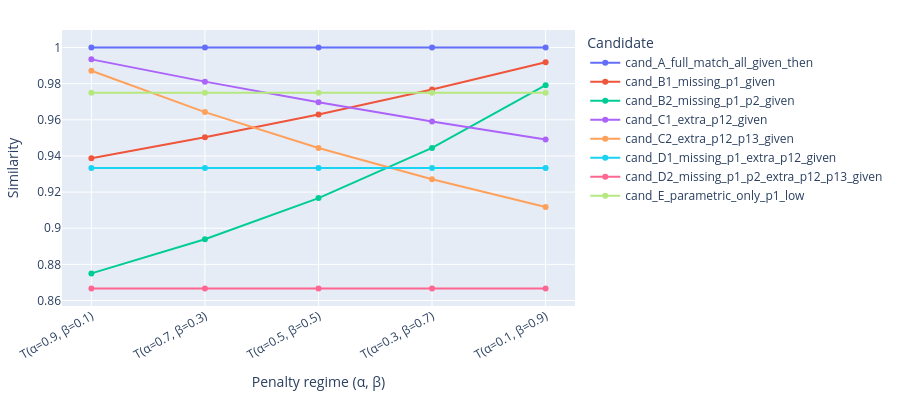

Notebook code for this chart:
### Code cell
import plotly.express as px
import pandas as pd

# rótulo legível para cada regime de pesos
df_plot = df_w.copy()
df_plot["penalty_regime"] = df_plot.apply(
    lambda r: f"T(α={r['alpha']:.1f}, β={r['beta']:.1f})",
    axis=1
)

regime_order = sorted(df_plot["penalty_regime"].unique())
df_plot["penalty_regime"] = pd.Categorical(
    df_plot["penalty_regime"],
    categories=regime_order,
    ordered=True
)

fig = px.line(
    df_plot,
    x="penalty_regime",
    y="similarity_result",
    color="candidate_name",
    markers=True,
    labels={
        "penalty_regime": "Penalty regime (α, β)",
        "similarity_result": "Similarity",
        "candidate_name": "Candidate"
    }
)

fig.update_traces(mode="lines+markers")

fig.update_layout(
    width=900,
    height=400,
    margin=dict(l=60, r=20, t=30, b=80),
    xaxis_tickangle=-30
)

fig.show()

### Figure 1 — Plotly figure (JSON) as saved in the notebook; plotly's stock layout.template omitted (floating-point values rounded to 4 significant figures)
{"data": [{"hovertemplate": "Candidate=cand_A_full_match_all_given_then<br>Penalty regime (α, β)=%{x}<br>Similarity=%{y}<extra></extra>", "legendgroup": "cand_A_full_match_all_given_then", "line": {"color": "#636efa", "dash": "solid"}, "marker": {"symbol": "circle"}, "mode": "lines+markers", "name": "cand_A_full_match_all_given_then", "orientation": "v", "showlegend": true, "type": "scatter", "x": ["T(α=0.9, β=0.1)", "T(α=0.7, β=0.3)", "T(α=0.5, β=0.5)", "T(α=0.3, β=0.7)", "T(α=0.1, β=0.9)"], "xaxis": "x", "y": [1.0, 1.0, 1.0, 1.0, 1.0], "yaxis": "y"}, {"hovertemplate": "Candidate=cand_B1_missing_p1_given<br>Penalty regime (α, β)=%{x}<br>Similarity=%{y}<extra></extra>", "legendgroup": "cand_B1_missing_p1_given", "line": {"color": "#EF553B", "dash": "solid"}, "marker": {"symbol": "circle"}, "mode": "lines+markers", "name": "cand_B1_missing_p1_given", "orientation": "v", "showlegend": true, "type": "scatter", "x": ["T(α=0.9, β=0.1)", "T(α=0.7, β=0.3)", "T(α=0.5, β=0.5)", "T(α=0.3, β=0.7)", "T(α=0.1, β=0.9)"], "xaxis": "x", "y": [0.9388, 0.9504, 0.963, 0.9767, 0.9919], "yaxis": "y"}, {"hovertemplate": "Candidate=cand_B2_missing_p1_p2_given<br>Penalty regime (α, β)=%{x}<br>Similarity=%{y}<extra></extra>", "legendgroup": "cand_B2_missing_p1_p2_given", "line": {"color": "#00cc96", "dash": "solid"}, "marker": {"symbol": "circle"}, "mode": "lines+markers", "name": "cand_B2_missing_p1_p2_given", "orientation": "v", "showlegend": true, "type": "scatter", "x": ["T(α=0.9, β=0.1)", "T(α=0.7, β=0.3)", "T(α=0.5, β=0.5)", "T(α=0.3, β=0.7)", "T(α=0.1, β=0.9)"], "xaxis": "x", "y": [0.875, 0.8939, 0.9167, 0.9444, 0.9792], "yaxis": "y"}, {"hovertemplate": "Candidate=cand_C1_extra_p12_given<br>Penalty regime (α, β)=%{x}<br>Similarity=%{y}<extra></extra>", "legendgroup": "cand_C1_extra_p12_given", "line": {"color": "#ab63fa", "dash": "solid"}, "marker": {"symbol": "circle"}, "mode": "lines+markers", "name": "cand_C1_extra_p12_given", "orientation": "v", "showlegend": true, "type": "scatter", "x": ["T(α=0.9, β=0.1)", "T(α=0.7, β=0.3)", "T(α=0.5, β=0.5)", "T(α=0.3, β=0.7)", "T(α=0.1, β=0.9)"], "xaxis": "x", "y": [0.9935, 0.9811, 0.9697, 0.9591, 0.9492], "yaxis": "y"}, {"hovertemplate": "Candidate=cand_C2_extra_p12_p13_given<br>Penalty regime (α, β)=%{x}<br>Similarity=%{y}<extra></extra>", "legendgroup": "cand_C2_extra_p12_p13_given", "line": {"color": "#FFA15A", "dash": "solid"}, "marker": {"symbol": "circle"}, "mode": "lines+markers", "name": "cand_C2_extra_p12_p13_given", "orientation": "v", "showlegend": true, "type": "scatter", "x": ["T(α=0.9, β=0.1)", "T(α=0.7, β=0.3)", "T(α=0.5, β=0.5)", "T(α=0.3, β=0.7)", "T(α=0.1, β=0.9)"], "xaxis": "x", "y": [0.9872, 0.9643, 0.9444, 0.9271, 0.9118], "yaxis": "y"}, {"hovertemplate": "Candidate=cand_D1_missing_p1_extra_p12_given<br>Penalty regime (α, β)=%{x}<br>Similarity=%{y}<extra></extra>", "legendgroup": "cand_D1_missing_p1_extra_p12_given", "line": {"color": "#19d3f3", "dash": "solid"}, "marker": {"symbol": "circle"}, "mode": "lines+markers", "name": "cand_D1_missing_p1_extra_p12_given", "orientation": "v", "showlegend": true, "type": "scatter", "x": ["T(α=0.9, β=0.1)", "T(α=0.7, β=0.3)", "T(α=0.5, β=0.5)", "T(α=0.3, β=0.7)", "T(α=0.1, β=0.9)"], "xaxis": "x", "y": [0.9333, 0.9333, 0.9333, 0.9333, 0.9333], "yaxis": "y"}, {"hovertemplate": "Candidate=cand_D2_missing_p1_p2_extra_p12_p13_given<br>Penalty regime (α, β)=%{x}<br>Similarity=%{y}<extra></extra>", "legendgroup": "cand_D2_missing_p1_p2_extra_p12_p13_given", "line": {"color": "#FF6692", "dash": "solid"}, "marker": {"symbol": "circle"}, "mode": "lines+markers", "name": "cand_D2_missing_p1_p2_extra_p12_p13_given", "orientation": "v", "showlegend": true, "type": "scatter", "x": ["T(α=0.9, β=0.1)", "T(α=0.7, β=0.3)", "T(α=0.5, β=0.5)", "T(α=0.3, β=0.7)", "T(α=0.1, β=0.9)"], "xaxis": "x", "y": [0.8667, 0.8667, 0.8667, 0.8667, 0.8667], "yaxis": "y"}, {"hovertemplate": "Candidate=cand_E_parametric_only_p1_low<br>Penalty regime (α, β)=%{x}<br>Similarity=%{y}<extra></extra>", "legendgroup": "cand_E_parametric_only_p1_low", "line": {"color": "#B6E880", "dash": "solid"}, "marker": {"symbol": "circle"}, "mode": "lines+markers", "name": "cand_E_parametric_only_p1_low", "orientation": "v", "showlegend": true, "type": "scatter", "x": ["T(α=0.9, β=0.1)", "T(α=0.7, β=0.3)", "T(α=0.5, β=0.5)", "T(α=0.3, β=0.7)", "T(α=0.1, β=0.9)"], "xaxis": "x", "y": [0.975, 0.975, 0.975, 0.975, 0.975], "yaxis": "y"}], "layout": {"height": 400, "legend": {"title": {"text": "Candidate"}, "tracegroupgap": 0}, "margin": {"b": 80, "l": 60, "r": 20, "t": 30}, "width": 900, "xaxis": {"anchor": "y", "domain": [0, 1], "tickangle": -30, "title": {"text": "Penalty regime (α, β)"}}, "yaxis": {"anchor": "x", "domain": [0, 1], "title": {"text": "Similarity"}}}}
